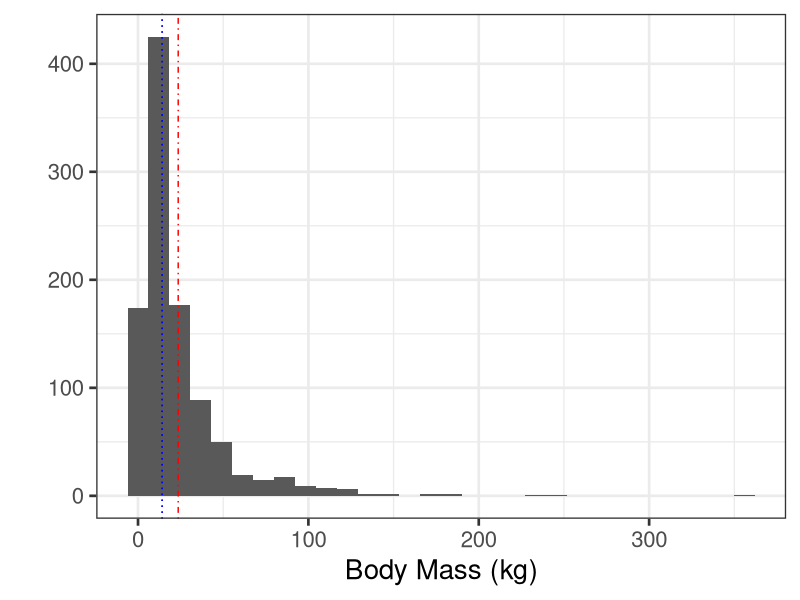

Generate this figure with R:
## ---- chunk 1
library(ggplot2)
mammalmass <- rlnorm(999, meanlog = 2.6)
bmplot <- qplot(mammalmass, xlab="Body Mass (kg)") + theme_bw(20)
## ---- chunk 2
bmplot + 
  geom_vline(xintercept = mean(mammalmass), color = "red", linetype = "dotdash") + 
  geom_vline(xintercept = sort(mammalmass)[500], color = "blue", linetype="dotted") + 
  geom_vline(xintercept = sort(mammalmass)[500], color = "blue", linetype="dotted") 
